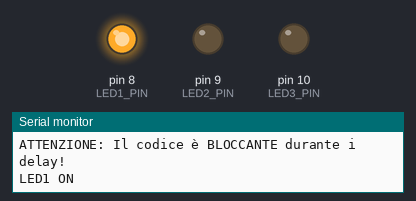
A sketch run on a simulated Arduino Uno, built with avr-gcc and run on an emulated ATmega328P. Shown: output pins drawn as LEDs (lit = HIGH), the last lines printed to the serial monitor.

Above: at 0.2 s.
At 1.16 s:
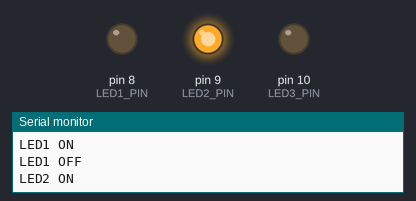
At 2.4 s:
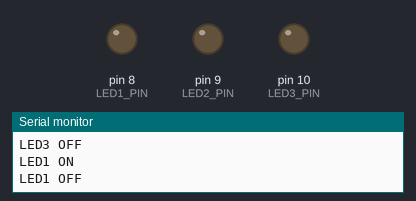
At 3.28 s:
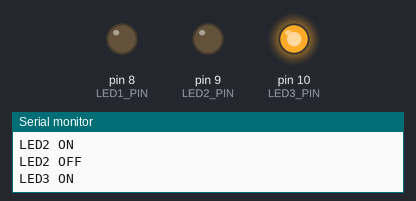
Timing chart, 0 to 3.9 s (numbered marks = the images above):
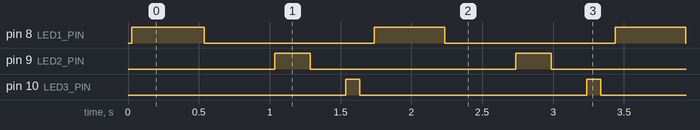

The sketch:

01_led_sequenziale.ino
```cpp
/**
 * Esempio 1: Lampeggio 3 LED - CODICE SEQUENZIALE
 * https://wokwi.com/projects/445614989333189633
 *
 * Questo esempio usa delay() per temporizzare il lampeggio.
 * PROBLEMA: Il microcontrollore è bloccato durante i delay,
 * non può fare altro (polling sensori, rispondere a eventi, etc.)
 *
 * Hardware:
 * - LED1 connesso al pin 8 (lampeggia ogni 1000ms)
 * - LED2 connesso al pin 9 (lampeggia ogni 500ms)
 * - LED3 connesso al pin 10 (lampeggia ogni 200ms)
 * - Resistenze da 220Ω in serie ad ogni LED
 */

// Pin dei LED
const int LED1_PIN = 8;
const int LED2_PIN = 9;
const int LED3_PIN = 10;

// Intervalli di lampeggio (millisecondi)
const int LED1_INTERVAL = 1000;
const int LED2_INTERVAL = 500;
const int LED3_INTERVAL = 200;

void setup() {
  // Inizializza i pin come output
  pinMode(LED1_PIN, OUTPUT);
  pinMode(LED2_PIN, OUTPUT);
  pinMode(LED3_PIN, OUTPUT);

  // Inizializza la comunicazione seriale per debug
  Serial.begin(9600);
  Serial.println("=== Esempio 1: LED Sequenziale ===");
  Serial.println("ATTENZIONE: Il codice è BLOCCANTE durante i delay!");
  Serial.println();
}

void loop() {
  // Lampeggio LED1 (1000ms)
  digitalWrite(LED1_PIN, HIGH);
  Serial.println("LED1 ON");
  delay(LED1_INTERVAL / 2);
  digitalWrite(LED1_PIN, LOW);
  Serial.println("LED1 OFF");
  delay(LED1_INTERVAL / 2);

  // Lampeggio LED2 (500ms)
  digitalWrite(LED2_PIN, HIGH);
  Serial.println("LED2 ON");
  delay(LED2_INTERVAL / 2);
  digitalWrite(LED2_PIN, LOW);
  Serial.println("LED2 OFF");
  delay(LED2_INTERVAL / 2);

  // Lampeggio LED3 (200ms)
  digitalWrite(LED3_PIN, HIGH);
  Serial.println("LED3 ON");
  delay(LED3_INTERVAL / 2);
  digitalWrite(LED3_PIN, LOW);
  Serial.println("LED3 OFF");
  delay(LED3_INTERVAL / 2);

  // PROBLEMA: Durante ogni delay(), il microcontrollore è BLOCCATO
  // Non può eseguire altre operazioni!
  // I LED non lampeggiano veramente in modo indipendente.
}

/**
 * SVANTAGGI APPROCCIO SEQUENZIALE:
 *
 * 1. CPU BLOCCATA: Durante delay(), il microcontrollore non può fare altro
 * 2. NESSUN PARALLELISMO: I LED non lampeggiano contemporaneamente
 * 3. TIMING RIGIDO: Impossibile avere intervalli diversi simultanei
 * 4. NON REATTIVO: Non può rispondere a eventi esterni (pulsanti, sensori)
 * 5. SCALABILITÀ ZERO: Aggiungere più task blocca ulteriormente il sistema
 *
 * QUANDO USARLO:
 * - Solo per sketch molto semplici
 * - Quando NON serve reattività
 * - Per prototipi veloci
 *
 * OUTPUT SERIALE ATTESO:
 * LED1 ON
 * LED1 OFF
 * LED2 ON
 * LED2 OFF
 * LED3 ON
 * LED3 OFF
 * [ciclo ripete]
 */
```

Measured:
- by itself, pin 8 (LED1_PIN): alternates HIGH for 0.50 s and LOW for 1.2 s
- by itself, pin 9 (LED2_PIN): alternates HIGH for 0.25 s and LOW for 1.5 s
- by itself, pin 10 (LED3_PIN): alternates HIGH for 0.10 s and LOW for 1.6 s
